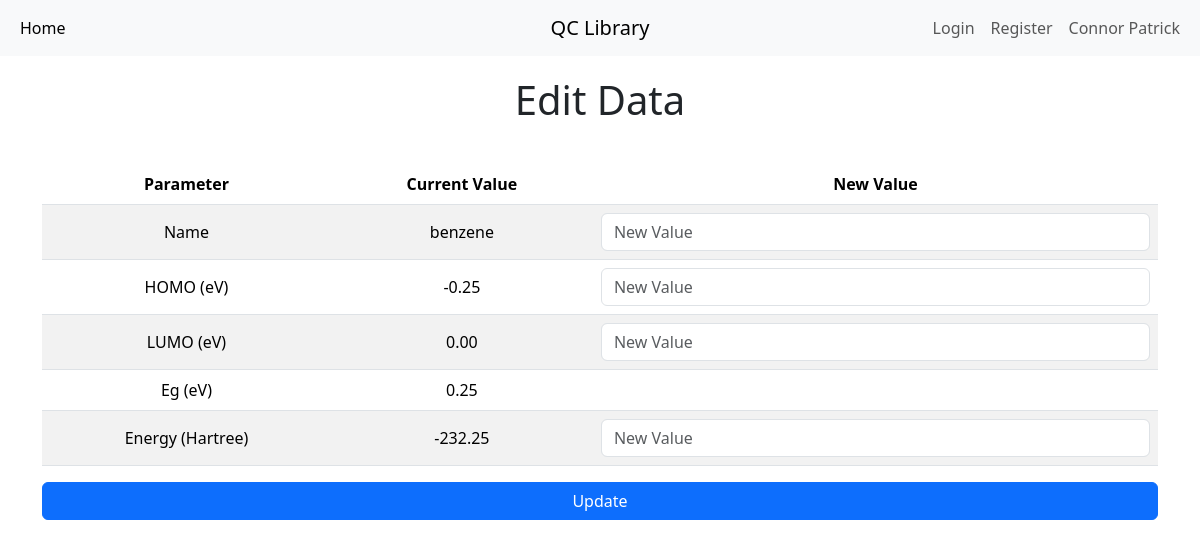
/edit?id=1 (signed in), run on the app's committed database.
### main.py (models this page shows)
class User(UserMixin, db.Model):
    __tablename__ = "users"
    id: Mapped[int] = mapped_column(Integer, primary_key=True)
    email: Mapped[str] = mapped_column(String(100), unique=True)
    password: Mapped[str] = mapped_column(String(100))
    name: Mapped[str] = mapped_column(String(1000))

class QC_data(db.Model):
    __tablename__ = "data"
    id: Mapped[int] = mapped_column(Integer, primary_key=True)
    qc_name: Mapped[str] = mapped_column(String(250), unique=True, nullable=False)
    HOMO: Mapped[Decimal] = mapped_column(Numeric(5, 2), nullable=False)
    LUMO: Mapped[Decimal] = mapped_column(Numeric(5, 2), nullable=False)
    Eg: Mapped[Decimal] = mapped_column(Numeric(5, 2), nullable=False)
    Energy: Mapped[Decimal] = mapped_column(Numeric(5, 2), nullable=False)
    Dipole: Mapped[Decimal] = mapped_column(Numeric(5, 2), nullable=False)
    Quadrupole: Mapped[Decimal] = mapped_column(Numeric(5, 2), nullable=False)

### main.py (the view, shortened to what this page needs)
@app.route("/edit", methods=["GET", "POST"])
def edit():
    if current_user.is_authenticated:
        data_id = request.args.get("id")
        data_selected = db.get_or_404(QC_data, data_id)
        return render_template("edit.html", data=data_selected)
    else:
        flash("Please authenticate to edit data.")
        return redirect(url_for("login"))

### main.py (called while the page is built)
@login_manager.user_loader
def load_user(user_id):
    return db.get_or_404(User, user_id)

### templates/edit.html (shortened to what this page needs)
{% extends "base.html" %}
{% block content %}
<div class="container">
  <h1 class="text-center" style="margin-top: 20px; margin-bottom: 40px;">Edit Data</h1>
  <form action="{{ url_for('edit') }}" method="POST">
    <table class="table table-striped table-hover table-responsive text-center align-middle">
      <thead>
        <tr>
          <th scope="col">Parameter</th>
          <th scope="col">Current Value</th>
          <th scope="col">New Value</th>
        </tr>
      </thead>
      <tbody>
      <tr>
        <td scope="row">Name</td>
        <td scope="row">{{data.qc_name}}</td>
          <td>
            <input class="form-control" name="qc_name" type="text" placeholder="New Value" />
          </td>
        </tr>
        <tr>
          <td scope="row">HOMO (eV)</td>
          <td scope="row">{{data.HOMO}}</td>
          <td>
            <input class="form-control" name="HOMO" type="text" placeholder="New Value" />
          </td>
        </tr>
        <tr>
          <td scope="row">LUMO (eV)</td>
          <td scope="row">{{data.LUMO}}</td>
          <td>
            <input class="form-control" name="LUMO" type="text" placeholder="New Value" />
          </td>
        </tr>
        <tr>
          <td scope="row">Eg (eV)</td>
          <td scope="row">{{data.Eg}}</td>
          <td scope="row"></td>
        </tr>
        <tr>
          <td scope="row">Energy (Hartree)</td>
          <td scope="row">{{data.Energy}}</td>
          <td>
            <input class="form-control" name="Energy" type="text" placeholder="New Value" />
          </td>
        </tr>
      </tbody>
    </table>
    <button class="btn btn-primary w-100" type="submit">Update</button>
  </form>
</div>
{% endblock %}

### templates/base.html (shortened to what this page needs)
<!DOCTYPE html>
<link href="https://cdn.jsdelivr.net/npm/bootstrap@5.3.3/dist/css/bootstrap.min.css" rel="stylesheet">
<html lang="en">
  <head>
  </head>
  <body>
    <nav class="navbar navbar-expand-md navbar-light bg-light">
      <div class="container-fluid">
          <div class="navbar-collapse collapse w-100 order-1 order-md-0 dual-collapse2">
            <div class="collapse navbar-collapse" id="navbarNavAltMarkup">
              <div class="navbar-nav">
                <a class="nav-link active" aria-current="page" href="{{ url_for('home') }}">Home</a>
              </div>
            </div>
          </div>
          <div class="mx-auto order-0">
              <a class="navbar-brand mx-auto" href="{{ url_for('home') }}">QC Library</a>
          </div>
          <div class="navbar-collapse collapse w-100 order-3 dual-collapse2">
            <div class="navbar-nav ms-auto">
              {% if not logged_in: %}
              <a class="nav-link" href="{{ url_for('login') }}">Login</a>
              <a class="nav-link" href="{{ url_for('register') }}">Register</a>
              {% endif %}
              <a class="nav-link">{{current_user.name}}</a>
              </div>
        </div>
      </div>
    </nav>
  {% block content %}
  {% endblock %}
  </body>
</html>

### data on the page
User: name "Connor Patrick"
QC_data: qc_name "benzene", HOMO "-0.25", LUMO "0.00", Eg "0.25", Energy "-232.25"
